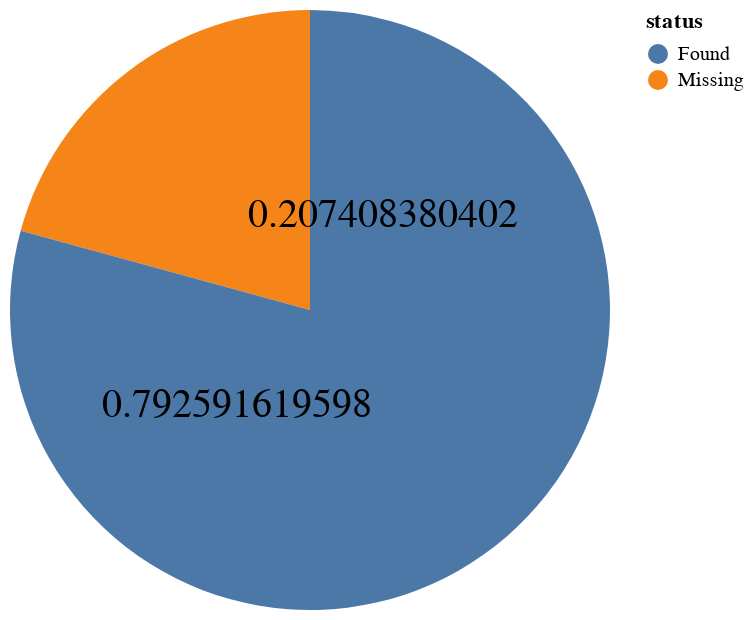

The notebook cell this image was saved under:
### Code cell
# initialize list of lists
per_missing = count/tweets_df.shape[0]
per_found = (tweets_df.shape[0] - count)/tweets_df.shape[0]
data = [[per_missing , per_found]]

# Create the pandas DataFrame
pie_df = pd.DataFrame(data, columns=['Missing', 'Found'])
missing_df = pd.DataFrame(missing_dict.items(), columns=['Missing word', 'count'])
missing_df = missing_df.sort_values(by='count')

# print dataframe.
pie_df = pie_df.melt([], var_name='status', value_name='percentage')
base = alt.Chart(pie_df).encode(
    theta=alt.Theta("percentage:Q").stack(True),
    )

pie_chart = base.mark_arc().encode(
    color=alt.Color("status:N"),
    )

pie_text = base.mark_text(radius=60, size=20, color='black').encode(
    text="percentage:Q"
    )



pie_chart + pie_text

### Figure 1 — Vega-Lite specification as saved in the notebook (floating-point values rounded to 4 significant figures)
{"config": {"view": {"continuousWidth": 300, "continuousHeight": 300}}, "layer": [{"mark": {"type": "arc"}, "encoding": {"color": {"field": "status", "type": "nominal"}, "theta": {"field": "percentage", "stack": true, "type": "quantitative"}}}, {"mark": {"type": "text", "color": "black", "radius": 60, "size": 20}, "encoding": {"text": {"field": "percentage", "type": "quantitative"}, "theta": {"field": "percentage", "stack": true, "type": "quantitative"}}}], "data": {"name": "data-23e5b376bf045d4f23a375e27ac29df7"}, "$schema": "https://vega.github.io/schema/vega-lite/v5.16.3.json", "datasets": {"data-23e5b376bf045d4f23a375e27ac29df7": [{"status": "Missing", "percentage": 0.2074}, {"status": "Found", "percentage": 0.7926}]}}
